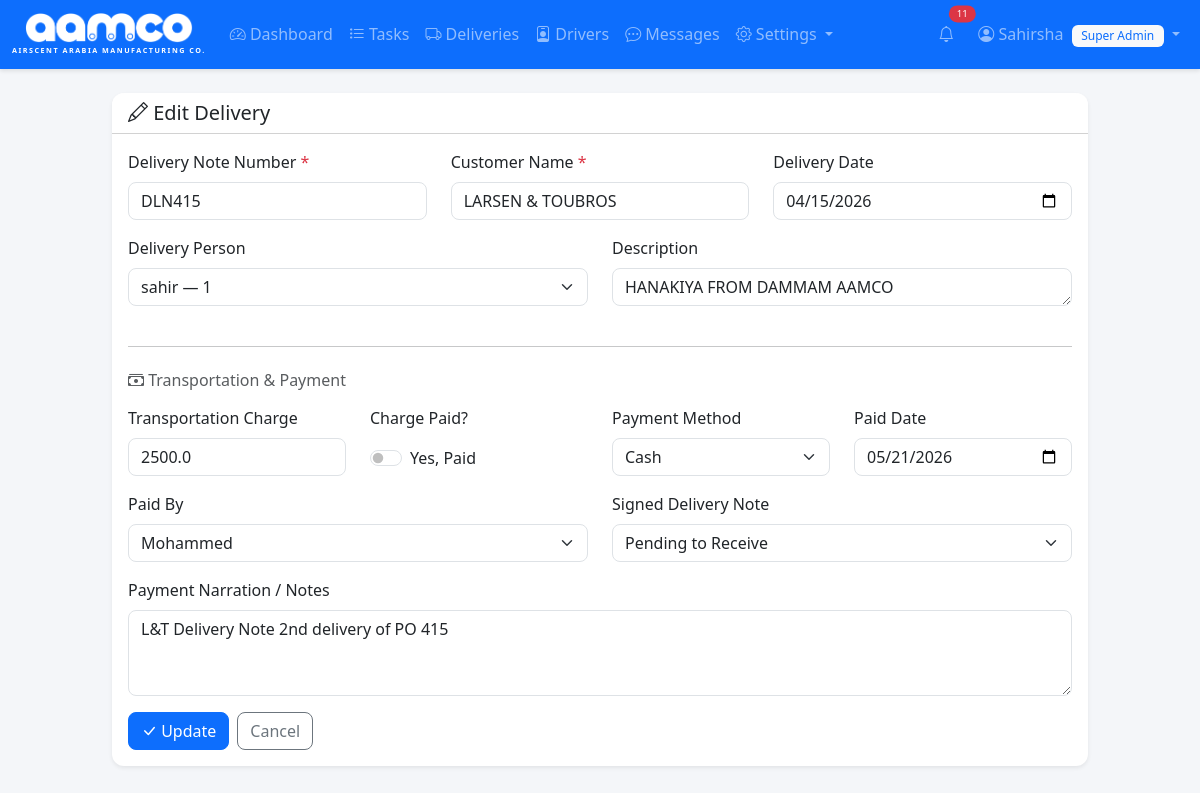
/deliveries/edit/2 (signed in), run on the app's committed database.
### tables this page shows
CREATE TABLE users (
            id INTEGER PRIMARY KEY AUTOINCREMENT,
            username TEXT UNIQUE NOT NULL,
            password_hash TEXT NOT NULL,
            full_name TEXT NOT NULL,
            email TEXT,
            phone TEXT,
            pin_hash TEXT,
            profile_pic TEXT,
            role TEXT NOT NULL DEFAULT 'user',
            is_active INTEGER NOT NULL DEFAULT 1,
            created_at TIMESTAMP DEFAULT CURRENT_TIMESTAMP
        );

CREATE TABLE deliveries (
            id INTEGER PRIMARY KEY AUTOINCREMENT,
            delivery_note_number TEXT NOT NULL,
            description TEXT,
            customer_name TEXT NOT NULL,
            delivery_date DATE,
            delivery_person_id INTEGER,
            transportation_charge REAL DEFAULT 0,
            charge_paid INTEGER DEFAULT 0,
            paid_date DATE,
            paid_by TEXT,
            payment_method TEXT,
            narration TEXT,
            signed_note_status TEXT DEFAULT 'pending',
            created_by INTEGER NOT NULL,
            created_at TIMESTAMP DEFAULT CURRENT_TIMESTAMP,
            updated_at TIMESTAMP DEFAULT CURRENT_TIMESTAMP,
            FOREIGN KEY (delivery_person_id) REFERENCES delivery_persons(id),
            FOREIGN KEY (created_by) REFERENCES users(id)
        );

### app.py (the view, shortened to what this page needs)
@app.route('/deliveries/edit/<int:delivery_id>', methods=['GET', 'POST'])
@login_required
def edit_delivery(delivery_id):
    db = get_db()
    delivery = db.execute('SELECT * FROM deliveries WHERE id = ?', (delivery_id,)).fetchone()
    if not delivery:
        db.close()
        flash('Delivery not found.', 'danger')
        return redirect(url_for('deliveries'))
    persons = db.execute("SELECT * FROM delivery_persons WHERE is_active = 1 ORDER BY name").fetchall()
    users_list = db.execute("SELECT id, full_name FROM users WHERE is_active = 1").fetchall()
    db.close()
    return render_template('delivery_form.html', delivery=delivery, persons=persons, users=users_list)

### app.py (called while the page is built)
@login_manager.user_loader
def load_user(user_id):
    db = get_db()
    row = db.execute('SELECT * FROM users WHERE id = ?', (user_id,)).fetchone()
    db.close()
    if row:
        return User(**dict(row))
    return None

@app.context_processor
def inject_notification_count():
    if current_user.is_authenticated:
        db = get_db()
        count = db.execute('SELECT COUNT(*) FROM notifications WHERE user_id = ? AND is_read = 0',
                          (current_user.id,)).fetchone()[0]
        msg_count = db.execute('SELECT COUNT(*) FROM messages WHERE receiver_id = ? AND is_read = 0',
                              (current_user.id,)).fetchone()[0]
        db.close()
        return {'unread_notif_count': count, 'unread_msg_count': msg_count}
    return {'unread_notif_count': 0, 'unread_msg_count': 0}

@app.context_processor
def inject_settings():
    if current_user.is_authenticated:
        db = get_db()
        try:
            rows = db.execute('SELECT key, value FROM settings').fetchall()
            s = {r['key']: r['value'] for r in rows}
        except Exception:
            s = {}
        db.close()
        return {'app_settings': s, 'now': datetime.now}
    return {'app_settings': {}, 'now': datetime.now}

    @property
    def is_active(self):
        return bool(self._is_active)

    def is_admin(self):
        return self.role in ('super_admin', 'admin')

    def has_pin(self):
        return bool(self.pin_hash)

### database.py (called while the page is built)
def get_db():
    conn = sqlite3.connect(DB_PATH)
    conn.row_factory = sqlite3.Row
    conn.execute("PRAGMA foreign_keys = ON")
    return conn

### templates/delivery_form.html (shortened to what this page needs)
{% extends "base.html" %}
{% block content %}
<div class="row justify-content-center">
    <div class="col-md-10">
        <div class="card shadow-sm border-0">
            <div class="card-header bg-white">
                <h5 class="mb-0">
                    <i class="bi bi-{{ 'pencil' if delivery else 'plus-lg' }}"></i>
                    {{ 'Edit Delivery' if delivery else 'Add New Delivery' }}
                </h5>
            </div>
            <div class="card-body">
                <form method="POST">
                    <div class="row">
                        <div class="col-md-4 mb-3">
                            <label class="form-label">Delivery Note Number <span class="text-danger">*</span></label>
                            <input type="text" name="delivery_note_number" class="form-control"
                                   value="{{ delivery.delivery_note_number if delivery else '' }}" required>
                        </div>
                        <div class="col-md-4 mb-3">
                            <label class="form-label">Customer Name <span class="text-danger">*</span></label>
                            <input type="text" name="customer_name" class="form-control"
                                   value="{{ delivery.customer_name if delivery else '' }}" required>
                        </div>
                        <div class="col-md-4 mb-3">
                            <label class="form-label">Delivery Date</label>
                            <input type="date" name="delivery_date" class="form-control"
                                   value="{{ delivery.delivery_date if delivery else '' }}">
                        </div>
                    </div>
                    <div class="row">
                        <div class="col-md-6 mb-3">
                            <label class="form-label">Delivery Person</label>
                            <select name="delivery_person_id" class="form-select">
                                {% for p in persons %}
                                <option value="{{ p.id }}" {{ 'selected' if delivery and delivery.delivery_person_id == p.id }}>
                                    {{ p.name }} — {{ p.vehicle_no or 'No Vehicle' }}
                                </option>
                                {% endfor %}
                            </select>
                        </div>
                        <div class="col-md-6 mb-3">
                            <label class="form-label">Description</label>
                            <textarea name="description" class="form-control" rows="1">{{ delivery.description if delivery else '' }}</textarea>
                        </div>
                    </div>
                    <hr class="my-4">
                    <h6 class="text-muted mb-3"><i class="bi bi-cash-stack"></i> Transportation & Payment</h6>
                    <div class="row">
                        <div class="col-md-3 mb-3">
                            <label class="form-label">Transportation Charge</label>
                            <input type="number" step="0.01" name="transportation_charge" class="form-control" id="transportCharge"
                                   value="{{ delivery.transportation_charge if delivery else '0' }}">
                        </div>
                        <div class="col-md-3 mb-3">
                            <label class="form-label">Charge Paid?</label>
                            <div class="form-check form-switch mt-2">
                                <input class="form-check-input" type="checkbox" name="charge_paid" id="chargePaid"
                                       {{ 'checked' if delivery and delivery.charge_paid }}>
                                <label class="form-check-label" for="chargePaid">Yes, Paid</label>
                            </div>
                        </div>
                        <div class="col-md-3 mb-3">
                            <label class="form-label">Payment Method <span class="text-danger payment-required d-none">*</span></label>
                            <select name="payment_method" class="form-select" id="paymentMethod">
                                <option value="cash" {{ 'selected' if delivery and delivery.payment_method == 'cash' }}>Cash</option>
                            </select>
                        </div>
                        <div class="col-md-3 mb-3">
                            <label class="form-label">Paid Date</label>
                            <input type="date" name="paid_date" class="form-control" id="paidDate"
                                   value="{{ delivery.paid_date if delivery else '' }}">
                        </div>
                    </div>
                    <div class="row">
                        <div class="col-md-6 mb-3">
                            <label class="form-label">Paid By</label>
                            <select name="paid_by" class="form-select" id="paidBy">
                                {% for u in users %}
                                <option value="{{ u.full_name }}" {{ 'selected' if delivery and delivery.paid_by == u.full_name }}>{{ u.full_name }}</option>
                                {% endfor %}
                            </select>
                        </div>
                        <div class="col-md-6 mb-3">
                            <label class="form-label">Signed Delivery Note</label>
                            <select name="signed_note_status" class="form-select">
                                <option value="pending" {{ 'selected' if not delivery or delivery.signed_note_status == 'pending' }}>Pending to Receive</option>
                            </select>
                        </div>
                    </div>
                    <div class="mb-3">
                        <label class="form-label">Payment Narration / Notes</label>
                        <textarea name="narration" class="form-control" rows="3"
                                  placeholder="Add any payment notes or narration here...">{{ delivery.narration if delivery else '' }}</textarea>
                    </div>
                    <div class="d-flex gap-2">
                        <button type="submit" class="btn btn-primary">
                            <i class="bi bi-check-lg"></i> {{ 'Update' if delivery else 'Add Delivery' }}
                        </button>
                        <a href="{{ url_for('deliveries') }}" class="btn btn-outline-secondary">Cancel</a>
                    </div>
                </form>
            </div>
        </div>
    </div>
</div>
{% endblock %}

### templates/base.html (shortened to what this page needs)
<!DOCTYPE html>
<html lang="en" data-bs-theme="light">
<head>
    <link href="https://cdn.jsdelivr.net/npm/bootstrap@5.3.2/dist/css/bootstrap.min.css" rel="stylesheet">
    <link href="https://cdn.jsdelivr.net/npm/bootstrap-icons@1.11.1/font/bootstrap-icons.css" rel="stylesheet">
    <link href="{{ url_for('static', filename='style.css') }}" rel="stylesheet">
</head>
<body>
    {% if current_user.is_authenticated %}
    <nav class="navbar navbar-expand-lg navbar-dark bg-primary">
        <div class="container-fluid">
            <a class="navbar-brand fw-bold" href="{{ url_for('dashboard') }}">
                <div class="d-flex flex-column align-items-center">
                    <img src="{{ url_for('static', filename='logo.png') }}" alt="AAMCO" height="30" style="filter: brightness(0) invert(1);">
                    <span class="text-white d-none d-md-block" style="font-size: 0.45rem; letter-spacing: 1.5px; margin-top: 2px;">AIRSCENT ARABIA MANUFACTURING CO.</span>
                </div>
            </a>
            <div class="collapse navbar-collapse" id="navBar">
                <ul class="navbar-nav me-auto">
                    <li class="nav-item">
                        <a class="nav-link" href="{{ url_for('dashboard') }}"><i class="bi bi-speedometer2"></i> Dashboard</a>
                    </li>
                    <li class="nav-item">
                        <a class="nav-link" href="{{ url_for('tasks') }}"><i class="bi bi-list-task"></i> Tasks</a>
                    </li>
                    <li class="nav-item">
                        <a class="nav-link" href="{{ url_for('deliveries') }}"><i class="bi bi-truck"></i> Deliveries</a>
                    </li>
                    <li class="nav-item">
                        <a class="nav-link" href="{{ url_for('delivery_persons') }}"><i class="bi bi-person-badge"></i> Drivers</a>
                    </li>
                    <li class="nav-item">
                        <a class="nav-link position-relative" href="{{ url_for('messages_inbox') }}">
                            <i class="bi bi-chat-dots"></i> Messages
                        </a>
                    </li>
                    {% if current_user.is_admin() %}
                    <li class="nav-item dropdown">
                        <a class="nav-link dropdown-toggle" href="#" role="button" data-bs-toggle="dropdown">
                            <i class="bi bi-gear"></i> Settings
                        </a>
                    </li>
                    {% endif %}
                </ul>
                <ul class="navbar-nav">
                    <li class="nav-item me-2">
                        <a class="nav-link position-relative" href="{{ url_for('notifications') }}" title="Notifications" id="notifBellLink">
                            <i class="bi bi-bell"></i>
                            {% if unread_notif_count > 0 %}
                            <span class="position-absolute top-0 start-100 translate-middle badge rounded-pill bg-danger" style="font-size: 0.6rem;" id="notifBadge">
                                {{ unread_notif_count }}
                            </span>
                            {% else %}
                            <span class="position-absolute top-0 start-100 translate-middle badge rounded-pill bg-danger d-none" style="font-size: 0.6rem;" id="notifBadge">
                                0
                            </span>
                            {% endif %}
                        </a>
                    </li>
                    <li class="nav-item dropdown">
                        <a class="nav-link dropdown-toggle" href="#" role="button" data-bs-toggle="dropdown">
                            {% if current_user.profile_pic %}
                            <img src="{{ url_for('static', filename='uploads/' + current_user.profile_pic) }}" alt="" class="rounded-circle me-1" style="width:24px;height:24px;object-fit:cover;">
                            {% else %}
                            <i class="bi bi-person-circle"></i>
                            {% endif %}
                            {{ current_user.full_name }}
                            <span class="badge bg-light text-primary ms-1">{{ current_user.role | replace('_', ' ') | title }}</span>
                        </a>
                    </li>
                </ul>
            </div>
        </div>
    </nav>
    {% endif %}
    <div class="container-fluid py-4">
        {% block content %}{% endblock %}
    </div>
</body>
</html>

### static/style.css (style rules this page uses)
body { background-color: #f4f6f9; font-family: 'Segoe UI', system-ui, -apple-system, sans-serif; }
.navbar { box-shadow: 0 2px 4px rgba(0,0,0,0.1); }
.navbar-brand { font-size: 1.4rem; }
.card { border-radius: 12px; }
.card-header { border-radius: 12px 12px 0 0 !important; }
.badge { font-weight: 500; padding: 0.4em 0.8em; }
.btn { border-radius: 8px; }
.form-control, .form-select { border-radius: 8px; }

### data on the page
users: full_name "Sahirsha", role "Super Admin"
deliveries: delivery_note_number "DLN415", customer_name "LARSEN & TOUBROS", delivery_date "04/15/2026", description "HANAKIYA FROM DAMMAM AAMCO", transportation_charge "2500.0", paid_date "05/21/2026", narration "L&T Delivery Note 2nd delivery of PO 415"

### other printed values
{{ unread_notif_count }} "11"
{{ 'Edit Delivery' if delivery else 'Add New Delivery' }} "Edit Delivery"
{{ 'Update' if delivery else 'Add Delivery' }} "Update"
form field delivery_person_id "sahir — 1"
form field paid_by "Mohammed"
